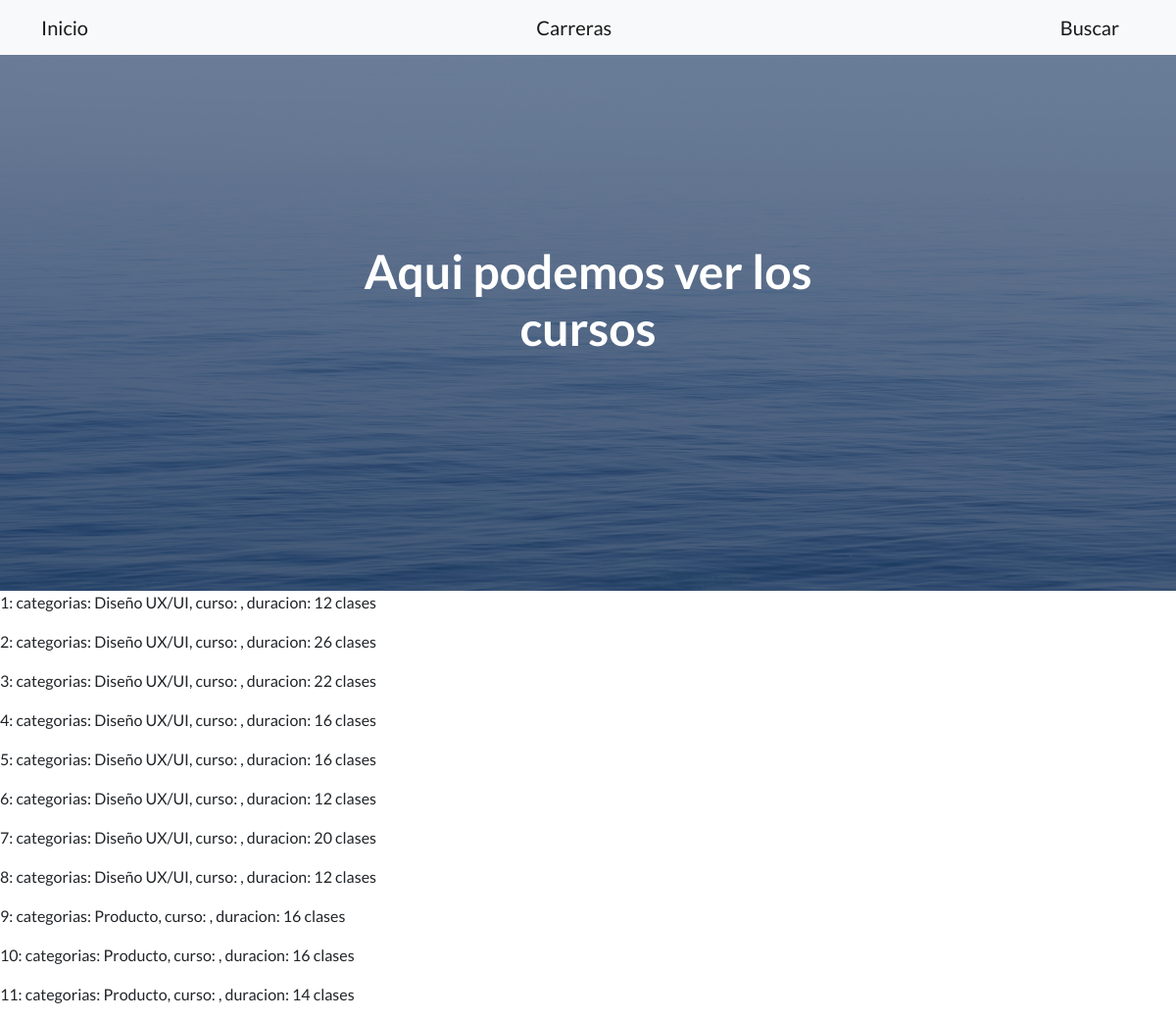
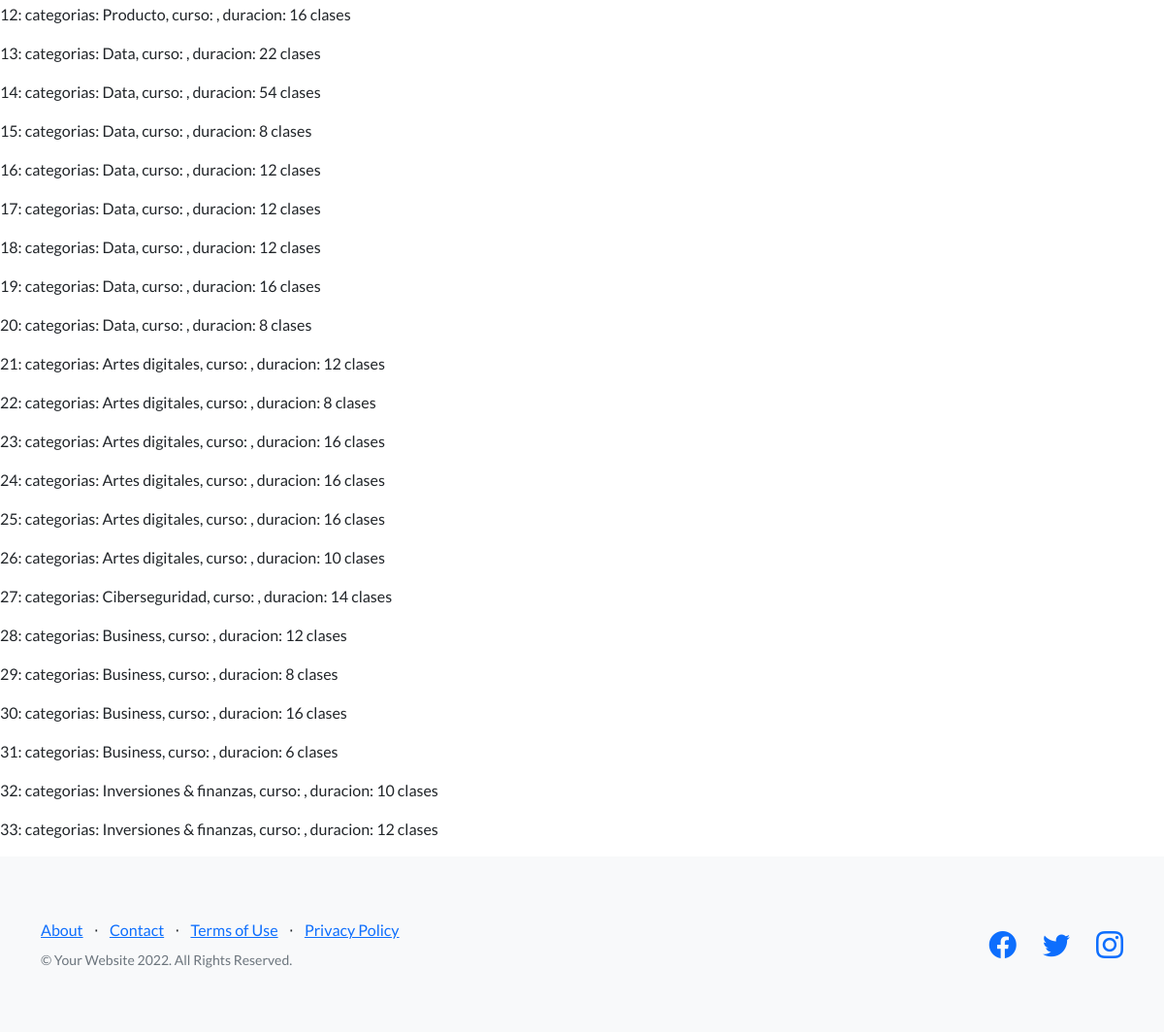
The page /App1/cursos/ on the database its author committed (2 pictures, top to bottom).
### App1/models.py (models this page shows)
class CursosCoderhouse(models.Model):
    categorias = models.CharField(max_length=30)
    cursos = models.CharField(max_length=30)
    duracion = models.CharField(max_length=30)

### App1/views.py (the view)
# urls.py: path("cursos/",ver_Cursos, name='Cursos'),
def ver_Cursos(request):
    queryset = CursosCoderhouse.objects.all()
    diccionario = {"Cursos":queryset}
    plantilla = loader.get_template("App1/cursos.html")
    documento_html = plantilla.render(diccionario)
    return HttpResponse(documento_html)

### App1/templates/App1/cursos.html (shortened to what this page needs)
{% extends "App1/padre.html" %}
{% block botones %}
<a class="navbar-brand" href="{% url 'Inicio' %}">Inicio</a>
<a class="navbar-brand" href="{% url 'Carreras' %}">Carreras</a>
<a class="navbar-brand" href="{% url 'BuscarCu' %}">Buscar</a>
{% endblock %}
{% block titulo %}
Aqui podemos ver los cursos
{% endblock %}
{% block info %}
<!DOCTYPE html>
<html lang="en">
<head>
</head>
<body>
    {% for Cursos in Cursos %}
<p>{{Cursos.id}}:
    categorias: {{Cursos.categorias}}, curso: {{Cursos.curso}}, duracion: {{Cursos.duracion}}
</p>
{% endfor %}
</body>
</html>
{% endblock %}

### App1/templates/App1/padre.html (shortened to what this page needs)
<!DOCTYPE html>
<html lang="en">
    <head>
        {% load static %}
        <link href="https://cdn.jsdelivr.net/npm/bootstrap-icons@1.5.0/font/bootstrap-icons.css" rel="stylesheet" type="text/css" />
        <link href="{% static 'App1/css/styles.css' %}" rel="stylesheet" />
    </head>
    <body>
        <nav class="navbar navbar-light bg-light static-top">
            <div class="container">
                {% block botones %}
                {% endblock %}
            </div>
        </nav>
        <header class="masthead">
            <div class="container position-relative">
                <div class="row justify-content-center">
                    <div class="col-xl-6">
                        <div class="text-center text-white">
                            <h1 class="mb-5">
                                {% block titulo %}
                                {% endblock %}
                            </h1>
                        </div>
                    </div>
                </div>
            </div>
        </header>
        {% block info %}
        {% endblock %}
        <footer class="footer bg-light">
            <div class="container">
                <div class="row">
                    <div class="col-lg-6 h-100 text-center text-lg-start my-auto">
                        <ul class="list-inline mb-2">
                            <li class="list-inline-item"><a href="#!">About</a></li>
                            <li class="list-inline-item">⋅</li>
                            <li class="list-inline-item"><a href="#!">Contact</a></li>
                            <li class="list-inline-item">⋅</li>
                            <li class="list-inline-item"><a href="#!">Terms of Use</a></li>
                            <li class="list-inline-item">⋅</li>
                            <li class="list-inline-item"><a href="#!">Privacy Policy</a></li>
                        </ul>
                        <p class="text-muted small mb-4 mb-lg-0">&copy; Your Website 2022. All Rights Reserved.</p>
                    </div>
                    <div class="col-lg-6 h-100 text-center text-lg-end my-auto">
                        <ul class="list-inline mb-0">
                            <li class="list-inline-item me-4">
                                <a href="#!"><i class="bi-facebook fs-3"></i></a>
                            </li>
                            <li class="list-inline-item me-4">
                                <a href="#!"><i class="bi-twitter fs-3"></i></a>
                            </li>
                            <li class="list-inline-item">
                                <a href="#!"><i class="bi-instagram fs-3"></i></a>
                            </li>
                        </ul>
                    </div>
                </div>
            </div>
        </footer>
    </body>
</html>

### rows shown on the page
CursosCoderhouse: id "1", categorias "Diseño UX/UI", duracion "12 clases"
CursosCoderhouse: id "2", categorias "Diseño UX/UI", duracion "26 clases"
CursosCoderhouse: id "3", categorias "Diseño UX/UI", duracion "22 clases"
CursosCoderhouse: id "4", categorias "Diseño UX/UI", duracion "16 clases"
CursosCoderhouse: id "5", categorias "Diseño UX/UI", duracion "16 clases"
CursosCoderhouse: id "6", categorias "Diseño UX/UI", duracion "12 clases"
CursosCoderhouse: id "7", categorias "Diseño UX/UI", duracion "20 clases"
CursosCoderhouse: id "8", categorias "Diseño UX/UI", duracion "12 clases"
CursosCoderhouse: id "9", categorias "Producto", duracion "16 clases"
CursosCoderhouse: id "10", categorias "Producto", duracion "16 clases"
CursosCoderhouse: id "11", categorias "Producto", duracion "14 clases"
CursosCoderhouse: id "12", categorias "Producto", duracion "16 clases"
CursosCoderhouse: id "13", categorias "Data", duracion "22 clases"
CursosCoderhouse: id "14", categorias "Data", duracion "54 clases"
CursosCoderhouse: id "15", categorias "Data", duracion "8 clases"
CursosCoderhouse: id "16", categorias "Data", duracion "12 clases"
CursosCoderhouse: id "17", categorias "Data", duracion "12 clases"
CursosCoderhouse: id "18", categorias "Data", duracion "12 clases"
CursosCoderhouse: id "19", categorias "Data", duracion "16 clases"
CursosCoderhouse: id "20", categorias "Data", duracion "8 clases"
CursosCoderhouse: id "21", categorias "Artes digitales", duracion "12 clases"
CursosCoderhouse: id "22", categorias "Artes digitales", duracion "8 clases"
CursosCoderhouse: id "23", categorias "Artes digitales", duracion "16 clases"
CursosCoderhouse: id "24", categorias "Artes digitales", duracion "16 clases"
CursosCoderhouse: id "25", categorias "Artes digitales", duracion "16 clases"
CursosCoderhouse: id "26", categorias "Artes digitales", duracion "10 clases"
CursosCoderhouse: id "27", categorias "Ciberseguridad", duracion "14 clases"
CursosCoderhouse: id "28", categorias "Business", duracion "12 clases"
CursosCoderhouse: id "29", categorias "Business", duracion "8 clases"
CursosCoderhouse: id "30", categorias "Business", duracion "16 clases"
CursosCoderhouse: id "31", categorias "Business", duracion "6 clases"
CursosCoderhouse: id "32", categorias "Inversiones & finanzas", duracion "10 clases"
CursosCoderhouse: id "33", categorias "Inversiones & finanzas", duracion "12 clases"
